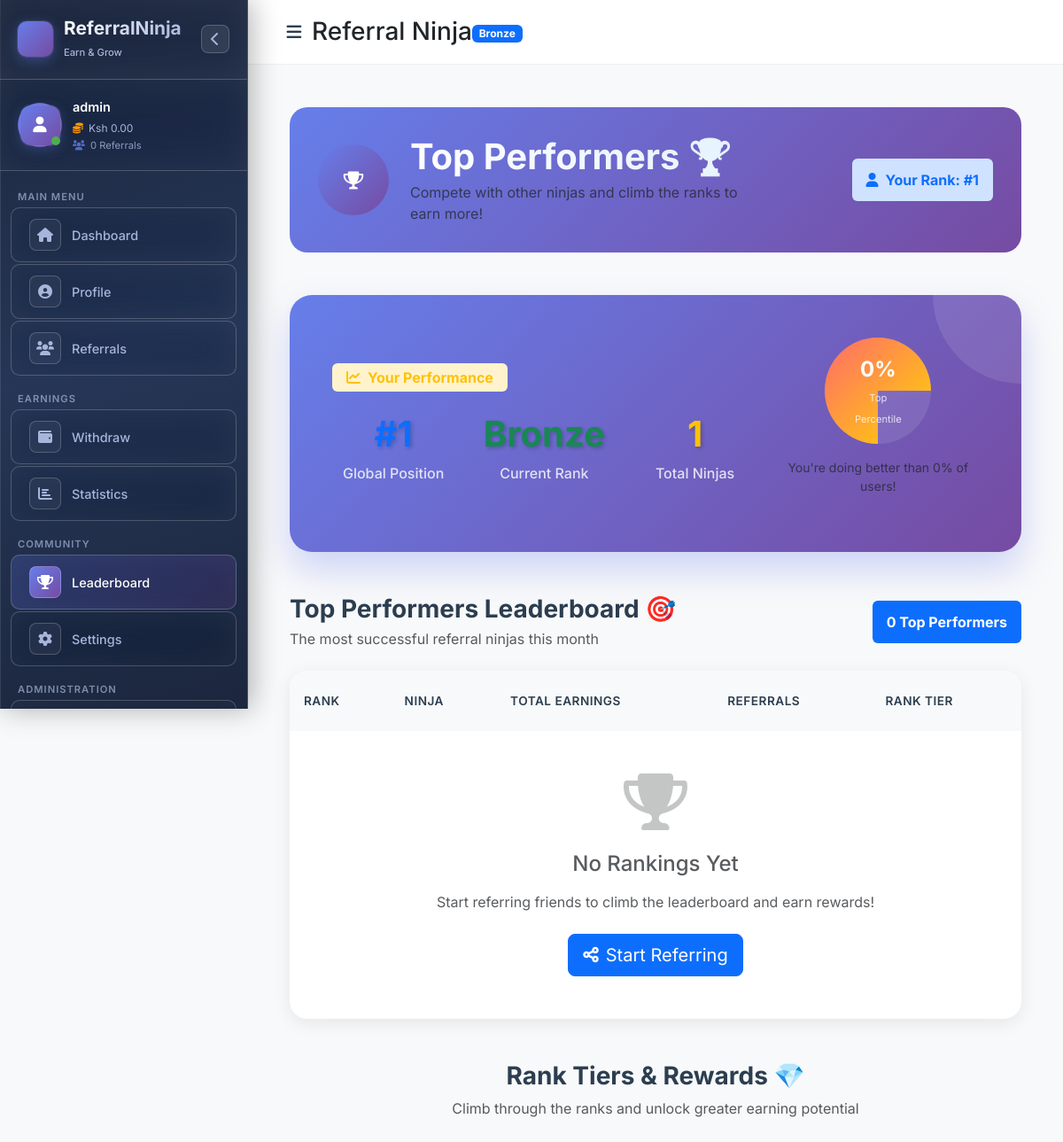
The page /leaderboard (signed in) on the database its author committed.
### app.py (models this page shows, shortened)
class User(UserMixin, db.Model):
    id = db.Column(db.Integer, primary_key=True)
    username = db.Column(db.String(80), unique=True, nullable=False)
    email = db.Column(db.String(120), unique=True, nullable=False)
    password_hash = db.Column(db.String(200), nullable=False)
    phone_number = db.Column(db.String(20), unique=True, nullable=False)
    balance = db.Column(db.Float, default=0.0)
    referral_code = db.Column(db.String(10), unique=True)
    referred_by = db.Column(db.String(10))
    referral_balance = db.Column(db.Float, default=0.0)
    total_earned = db.Column(db.Float, default=0.0)
    total_withdrawn = db.Column(db.Float, default=0.0)
    referral_count = db.Column(db.Integer, default=0)
    is_admin = db.Column(db.Boolean, default=False)
    is_verified = db.Column(db.Boolean, default=False)
    is_active = db.Column(db.Boolean, default=True)
    created_at = db.Column(db.DateTime, default=lambda: datetime.now(timezone.utc))
    user_rank = db.Column(db.String(20), default='Bronze')
    total_commission = db.Column(db.Float, default=0.0)
    referral_source = db.Column(db.String(20), default='direct')  # 'direct', 'referral_link', 'manual_entry'
    reset_token = db.Column(db.String(100), unique=True)
    reset_token_expires = db.Column(db.DateTime)

### app.py (the view)
@app.route('/leaderboard')
@login_required
def leaderboard():
    if not current_user.is_verified:
        flash('Please complete payment verification to view leaderboard.', 'warning')
        return redirect(url_for('payment_instructions'))
    top_users = User.query.filter(User.is_active==True, User.total_commission>0)\
        .order_by(User.total_commission.desc())\
        .limit(50)\
        .all()
    user_ranking = get_user_ranking(current_user.id)
    return render_template('leaderboard.html',
                         top_users=top_users,
                         user_ranking=user_ranking)

### templates/leaderboard.html (shortened to what this page needs)
{% extends "base.html" %}
{% block content %}
<div class="leaderboard-container">
    <div class="leaderboard-header mb-5">
        <div class="row align-items-center">
            <div class="col-md-8">
                <div class="d-flex align-items-center">
                    <div class="leaderboard-icon me-4">
                        <div class="icon-circle bg-gradient-primary">
                            <i class="fas fa-trophy fa-lg"></i>
                        </div>
                    </div>
                    <div class="header-content">
                        <h1 class="display-6 fw-bold text-gradient mb-1">Top Performers 🏆</h1>
                        <p class="text-muted mb-0">Compete with other ninjas and climb the ranks to earn more!</p>
                    </div>
                </div>
            </div>
            <div class="col-md-4 text-md-end">
                {% if user_ranking %}
                <div class="user-rank-badge">
                    <span class="badge bg-primary-subtle text-primary fs-6 p-3">
                        <i class="fas fa-user me-2"></i>Your Rank: #{{ user_ranking.position }}
                    </span>
                </div>
                {% endif %}
            </div>
        </div>
    </div>
    {% if user_ranking %}
    <div class="user-ranking-card mb-5">
        <div class="card-body">
            <div class="row align-items-center">
                <div class="col-md-8">
                    <div class="user-ranking-content">
                        <div class="ranking-badge mb-3">
                            <span class="badge bg-warning-subtle text-warning fs-6">
                                <i class="fas fa-chart-line me-2"></i>Your Performance
                            </span>
                        </div>
                        <div class="ranking-stats">
                            <div class="stat">
                                <div class="stat-value display-6 fw-bold text-primary">#{{ user_ranking.position }}</div>
                                <div class="stat-label">Global Position</div>
                            </div>
                            <div class="stat">
                                <div class="stat-value display-6 fw-bold text-success">{{ user_ranking.user_rank }}</div>
                                <div class="stat-label">Current Rank</div>
                            </div>
                            <div class="stat">
                                <div class="stat-value display-6 fw-bold text-warning">{{ user_ranking.total_users }}</div>
                                <div class="stat-label">Total Ninjas</div>
                            </div>
                        </div>
                    </div>
                </div>
                <div class="col-md-4">
                    <div class="progress-section text-center">
                        <div class="progress-circle">
                            <div class="circle-bg">
                                <div class="circle-fill" style="transform: rotate({{ (user_ranking.position / user_ranking.total_users * 180) }}deg);"></div>
                            </div>
                            <div class="progress-text">
                                <span class="percentage">{{ ((user_ranking.total_users - user_ranking.position) / user_ranking.total_users * 100)|round|int }}%</span>
                                <small>Top Percentile</small>
                            </div>
                        </div>
                        <p class="mt-3 text-muted small">You're doing better than {{ ((user_ranking.total_users - user_ranking.position) / user_ranking.total_users * 100)|round|int }}% of users!</p>
                    </div>
                </div>
            </div>
        </div>
    </div>
    {% endif %}
    <div class="leaderboard-section mb-5">
        <div class="section-header d-flex justify-content-between align-items-center mb-4">
            <div>
                <h3 class="fw-bold mb-1">Top Performers Leaderboard 🎯</h3>
                <p class="text-muted mb-0">The most successful referral ninjas this month</p>
            </div>
            <div class="leaderboard-meta">
                <span class="badge bg-primary fs-6 p-3">
                    {{ top_users|length }} Top Performers
                </span>
            </div>
        </div>
        <div class="leaderboard-card">
            <div class="table-responsive">
                <table class="table leaderboard-table">
                    <thead>
                        <tr>
                            <th class="rank-col">Rank</th>
                            <th class="user-col">Ninja</th>
                            <th class="earnings-col">Total Earnings</th>
                            <th class="referrals-col">Referrals</th>
                            <th class="level-col">Rank Tier</th>
                        </tr>
                    </thead>
                </table>
            </div>
            {% if not top_users %}
            <div class="empty-leaderboard text-center py-5">
                <div class="empty-icon mb-4">
                    <i class="fas fa-trophy fa-4x text-muted opacity-50"></i>
                </div>
                <h4 class="text-muted mb-3">No Rankings Yet</h4>
                <p class="text-muted mb-4">Start referring friends to climb the leaderboard and earn rewards!</p>
                <a href="{{ url_for('referral_system') }}" class="btn btn-primary btn-lg">
                    <i class="fas fa-share-alt me-2"></i>Start Referring
                </a>
            </div>
            {% endif %}
        </div>
    </div>
    <div class="rank-tiers-section">
        <div class="section-header text-center mb-5">
            <h3 class="fw-bold mb-2">Rank Tiers & Rewards 💎</h3>
            <p class="text-muted">Climb through the ranks and unlock greater earning potential</p>
        </div>
    </div>
</div>
{% endblock %}

### templates/base.html (shortened to what this page needs)
<!DOCTYPE html>
<html lang="en">
<head>
    <link rel="stylesheet" href="https://cdnjs.cloudflare.com/ajax/libs/font-awesome/6.0.0/css/all.min.css">
    <link href="https://cdn.jsdelivr.net/npm/bootstrap@5.3.0/dist/css/bootstrap.min.css" rel="stylesheet">
</head>
<body>
    <div class="app-container">
        {% include 'sidebar.html' %}
        <div class="main-content" id="mainContent">
            <header class="header">
                <button class="menu-toggle" id="menuToggle">
                    <i class="fas fa-bars"></i>
                </button>
                <h1 class="h3 mb-0">{% block header %}Referral Ninja{% endblock %}</h1>
                <div class="user-info">
                    {% if current_user.is_authenticated %}
                    <span class="badge bg-primary">{{ current_user.user_rank }}</span>
                    {% endif %}
                </div>
            </header>
            <main class="content">
                {% block content %}{% endblock %}
            </main>
        </div>
    </div>
</body>
</html>

### templates/sidebar.html (shortened to what this page needs)
<div class="sidebar" id="sidebar">
    <div class="sidebar-header">
        <div class="logo-container">
            <div class="logo-icon">
                <div class="logo-gradient">
                </div>
            </div>
            <div class="logo-text">
                <h2>ReferralNinja</h2>
                <span class="logo-subtitle">Earn & Grow</span>
            </div>
        </div>
        <button class="sidebar-toggle" id="sidebarToggle">
            <i class="fas fa-chevron-left"></i>
        </button>
    </div>
    {% if current_user.is_authenticated %}
    <div class="sidebar-user">
        <div class="user-avatar">
            <div class="avatar-gradient">
                <i class="fas fa-user"></i>
            </div>
            <div class="user-status"></div>
        </div>
        <div class="user-info">
            <div class="user-name">{{ current_user.username }}</div>
            <div class="user-balance-mini">
                <i class="fas fa-coins"></i>
                Ksh {{ "%.2f"|format(current_user.balance) }}
            </div>
            <div class="user-referrals">
                <i class="fas fa-users"></i>
                {{ current_user.referral_count }} Referrals
            </div>
        </div>
    </div>
    {% endif %}
    <nav class="sidebar-nav">
        <div class="nav-section">
            <span class="nav-section-label">Main Menu</span>
            <a href="{{ url_for('dashboard') }}" class="nav-item {% if request.endpoint == 'dashboard' %}active{% endif %}">
                <span class="nav-icon">
                    <div class="nav-icon-bg">
                        <i class="fas fa-home"></i>
                    </div>
                </span>
                <span class="nav-text">Dashboard</span>
            </a>
            <a href="{{ url_for('profile') }}" class="nav-item {% if request.endpoint == 'profile' %}active{% endif %}">
                <span class="nav-icon">
                    <div class="nav-icon-bg">
                        <i class="fas fa-user-circle"></i>
                    </div>
                </span>
                <span class="nav-text">Profile</span>
            </a>
            <a href="{{ url_for('referral_system') }}" class="nav-item {% if request.endpoint in ['referral_system', 'referrals'] %}active{% endif %}">
                <span class="nav-icon">
                    <div class="nav-icon-bg">
                        <i class="fas fa-users"></i>
                    </div>
                </span>
                <span class="nav-text">Referrals</span>
            </a>
        </div>
        <div class="nav-section">
            <span class="nav-section-label">Earnings</span>
            <a href="{{ url_for('withdraw') }}" class="nav-item {% if request.endpoint == 'withdraw' %}active{% endif %}">
                <span class="nav-icon">
                    <div class="nav-icon-bg">
                        <i class="fas fa-wallet"></i>
                    </div>
                </span>
                <span class="nav-text">Withdraw</span>
            </a>
            <a href="{{ url_for('statistics') }}" class="nav-item {% if request.endpoint == 'statistics' %}active{% endif %}">
                <span class="nav-icon">
                    <div class="nav-icon-bg">
                        <i class="fas fa-chart-bar"></i>
                    </div>
                </span>
                <span class="nav-text">Statistics</span>
            </a>
        </div>
        <div class="nav-section">
            <span class="nav-section-label">Community</span>
            <a href="{{ url_for('leaderboard') }}" class="nav-item {% if request.endpoint == 'leaderboard' %}active{% endif %}">
                <span class="nav-icon">
                    <div class="nav-icon-bg">
                        <i class="fas fa-trophy"></i>
                    </div>
                </span>
                <span class="nav-text">Leaderboard</span>
            </a>
            <a href="{{ url_for('settings') }}" class="nav-item {% if request.endpoint == 'settings' %}active{% endif %}">
                <span class="nav-icon">
                    <div class="nav-icon-bg">
                        <i class="fas fa-cog"></i>
                    </div>
                </span>
                <span class="nav-text">Settings</span>
            </a>
        </div>
        {% if current_user.is_admin %}
        <div class="nav-section">
            <span class="nav-section-label">Administration</span>
            <a href="{{ url_for('admin_dashboard') }}" class="nav-item admin-item {% if request.endpoint == 'admin_dashboard' %}active{% endif %}">
            </a>
        </div>
        {% endif %}
    </nav>
</div>

### rows shown on the page
User: username "admin", balance "0.00", referral_count "0", user_rank "Bronze"

### other values the page prints
{{ user_ranking.position }} "1"
{{ user_ranking.total_users }} "1"
{{ top_users|length }} "0"
